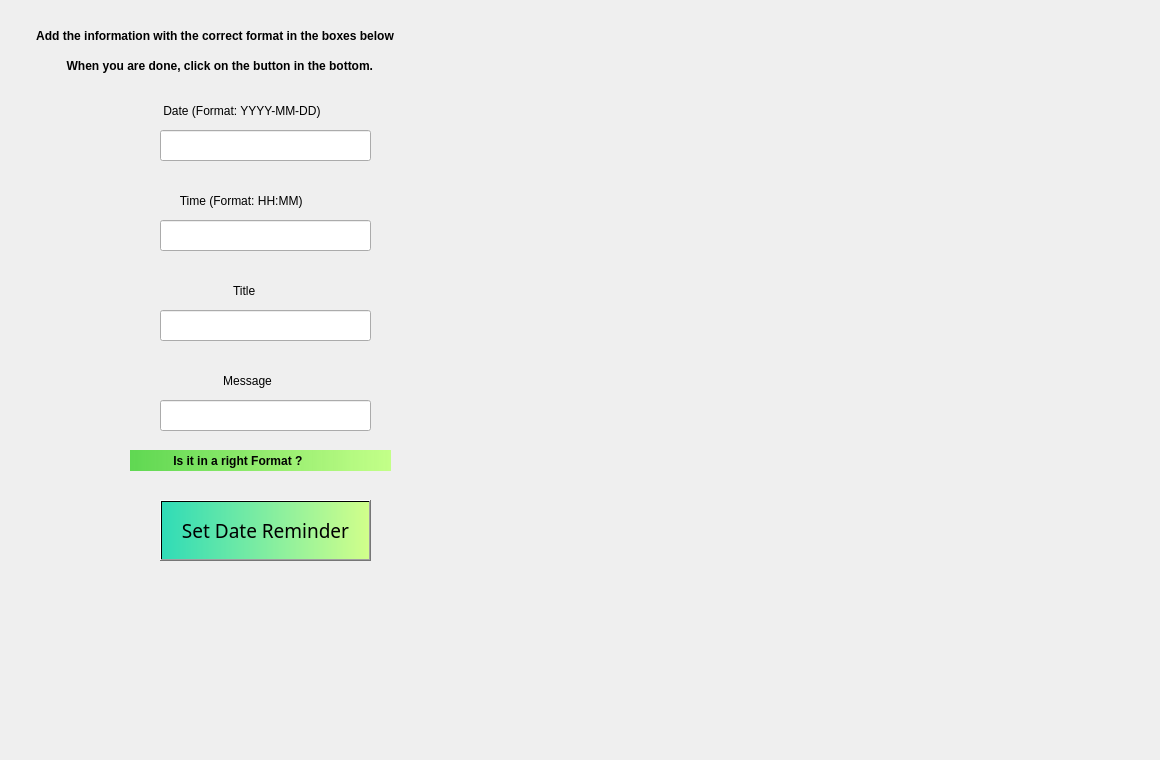
    <widget class="QWidget" name="tab_4">
     <attribute name="title">
      <string>Important Dates</string>
     </attribute>
     <widget class="QLabel" name="important_bg">
      <property name="geometry">
       <rect>
        <x>0</x>
        <y>-10</y>
        <width>1151</width>
        <height>751</height>
       </rect>
      </property>
      <property name="text">
       <string/>
      </property>
      <property name="pixmap">
       <pixmap>../Python/BG/woman-writing_FFSUL8TZD3.jpg</pixmap>
      </property>
      <property name="scaledContents">
       <bool>true</bool>
      </property>
     </widget>
     <widget class="QLabel" name="date_label">
      <property name="geometry">
       <rect>
        <x>160</x>
        <y>100</y>
        <width>211</width>
        <height>21</height>
       </rect>
      </property>
      <property name="styleSheet">
       <string notr="true">font: 75 9pt &quot;Berlin Sans FB Demi&quot;;</string>
      </property>
      <property name="text">
       <string> Date (Format: YYYY-MM-DD)</string>
      </property>
     </widget>
     <widget class="QLabel" name="information_label">
      <property name="geometry">
       <rect>
        <x>30</x>
        <y>20</y>
        <width>471</width>
        <height>31</height>
       </rect>
      </property>
      <property name="styleSheet">
       <string notr="true">font: 75 9.7pt &quot;Berlin Sans FB Demi&quot;;
font-weight: bold;
color: rgb(0, 0, 0);</string>
      </property>
      <property name="text">
       <string>  Add the information with the correct format in the boxes below</string>
      </property>
     </widget>
     <widget class="QLabel" name="time_label">
      <property name="geometry">
       <rect>
        <x>160</x>
        <y>190</y>
        <width>211</width>
        <height>21</height>
       </rect>
      </property>
      <property name="styleSheet">
       <string notr="true">font: 75 9.7pt &quot;Berlin Sans FB Demi&quot;;</string>
      </property>
      <property name="text">
       <string>      Time (Format: HH:MM)</string>
      </property>
     </widget>
     <widget class="QLabel" name="title_label">
      <property name="geometry">
       <rect>
        <x>160</x>
        <y>280</y>
        <width>211</width>
        <height>21</height>
       </rect>
      </property>
      <property name="styleSheet">
       <string notr="true">font: 75 9.7pt &quot;Berlin Sans FB Demi&quot;;</string>
      </property>
      <property name="text">
       <string>                      Title</string>
      </property>
     </widget>
     <widget class="QLabel" name="msg_label">
      <property name="geometry">
       <rect>
        <x>160</x>
        <y>370</y>
        <width>211</width>
        <height>21</height>
       </rect>
      </property>
      <property name="styleSheet">
       <string notr="true">font: 75 9.7pt &quot;Berlin Sans FB Demi&quot;;</string>
      </property>
      <property name="text">
       <string>                   Message</string>
      </property>
     </widget>
     <widget class="QLineEdit" name="write_date">
      <property name="geometry">
       <rect>
        <x>160</x>
        <y>130</y>
        <width>211</width>
        <height>31</height>
       </rect>
      </property>
      <property name="text">
       <string/>
      </property>
     </widget>
     <widget class="QLineEdit" name="write_time">
      <property name="geometry">
       <rect>
        <x>160</x>
        <y>220</y>
        <width>211</width>
        <height>31</height>
       </rect>
      </property>
      <property name="text">
       <string/>
      </property>
     </widget>
     <widget class="QLineEdit" name="write_title">
      <property name="geometry">
       <rect>
        <x>160</x>
        <y>310</y>
        <width>211</width>
        <height>31</height>
       </rect>
      </property>
      <property name="text">
       <string/>
      </property>
     </widget>
     <widget class="QLineEdit" name="write_message">
      <property name="geometry">
       <rect>
        <x>160</x>
        <y>400</y>
        <width>211</width>
        <height>31</height>
       </rect>
      </property>
      <property name="text">
       <string/>
      </property>
     </widget>
     <widget class="QPushButton" name="set_date_btn">
      <property name="geometry">
       <rect>
        <x>160</x>
        <y>500</y>
        <width>211</width>
        <height>61</height>
       </rect>
      </property>
      <property name="font">
       <font>
        <family>Berlin Sans FB Demi</family>
        <pointsize>14</pointsize>
        <weight>9</weight>
        <italic>false</italic>
        <bold>false</bold>
       </font>
      </property>
      <property name="toolTip">
       <string>&lt;html&gt;&lt;head/&gt;&lt;body&gt;&lt;p&gt;&lt;span style=&quot; font-size:8pt; font-weight:600;&quot;&gt;Turn on&lt;/span&gt;&lt;/p&gt;&lt;/body&gt;&lt;/html&gt;</string>
      </property>
      <property name="styleSheet">
       <string notr="true">background-color: qlineargradient(spread:pad, x1:0, y1:0, x2:1, y2:0, stop:0 rgba(45, 219, 182, 252), stop:1 rgba(209, 255, 137, 252));
font: 75 14pt &quot;Berlin Sans FB Demi&quot;;</string>
      </property>
      <property name="text">
       <string>Set Date Reminder</string>
      </property>
     </widget>
     <widget class="QLabel" name="information_label_2">
      <property name="geometry">
       <rect>
        <x>50</x>
        <y>50</y>
        <width>431</width>
        <height>31</height>
       </rect>
      </property>
      <property name="styleSheet">
       <string notr="true">font: 75 9.7pt &quot;Berlin Sans FB Demi&quot;;
font-weight: bold;
color: rgb(0, 0, 0);</string>
      </property>
      <property name="text">
       <string>     When you are done, click on the button in the bottom.</string>
      </property>
     </widget>
     <widget class="QLabel" name="time_format_label_2">
      <property name="geometry">
       <rect>
        <x>130</x>
        <y>450</y>
        <width>261</width>
        <height>21</height>
       </rect>
      </property>
      <property name="styleSheet">
       <string notr="true">color: qlineargradient(spread:pad, x1:0, y1:0, x2:1, y2:0, stop:0 rgba(0, 0, 0, 227), stop:0.994737 rgba(0, 0, 0, 252));
font: 75 9.7pt &quot;Berlin Sans FB Demi&quot;;
font-weight: bold;
background-color: qlineargradient(spread:pad, x1:0, y1:0, x2:1, y2:0, stop:0 rgba(78, 213, 63, 227), stop:0.994737 rgba(194, 255, 135, 252));</string>
      </property>
      <property name="text">
       <string>             Is it in a right Format ?</string>
      </property>
     </widget>
    </widget>
